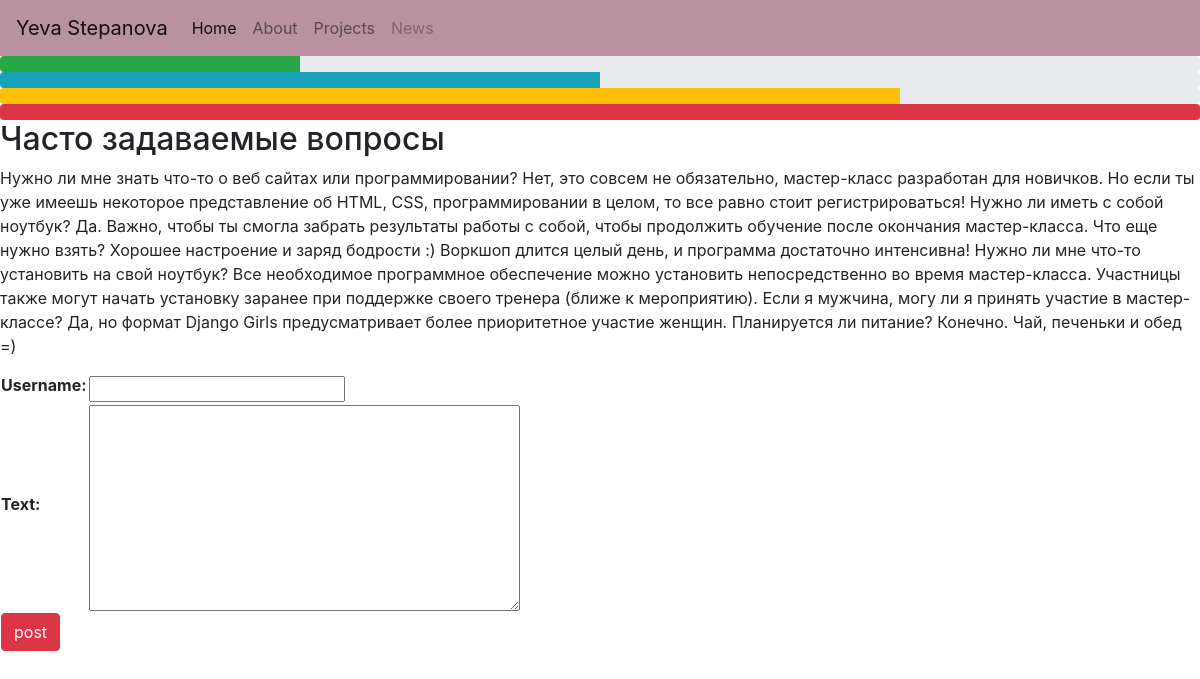
The page /post/5 on the database its author committed.
### my_blog/models.py (models this page shows, shortened)
class Post(models.Model):
      title=models.CharField(max_length=255)
      text=models.TextField()
      user=models.ForeignKey("auth.User", on_delete=models.CASCADE)
      created_att= models.DateTimeField(auto_now_add= True)

### my_blog/views.py (the view)
# urls.py: path("post/<int:pk>", PostDetailView.as_view())
class PostDetailView(DetailView):
        template_name= "post.html"
        model = Post
        def get_context_data(self,**kwargs):
            context = super().get_context_data(**kwargs)
            context["form"]= AddCommenr()
            return context
        def post(self, request, pk):
            form = AddCommenr(data= request.POST)
            self.object=self.get_object()
            context= self.get_context_data()
            if form.is_valid():
                comment= form.save(commit=False)
                comment.post=self.object
                comment.save()
                context["form"]= AddCommenr()
                return self.render_to_response(context)
            else:
                context['form']= form
                return self.render_to_response(context)

### my_blog/forms.py
class AddCommenr(forms.ModelForm):
    class Meta :
        model= Comment
        fields= "__all__"
        exclude=["post"]

### my_blog/templates/post.html (shortened to what this page needs)
{%extends "base.html"%}
{%block content%}
<div class="progress">
  <div class="progress-bar bg-success" role="progressbar" style="width: 25%" aria-valuenow="25" aria-valuemin="0" aria-valuemax="100"></div>
</div>
<div class="progress">
  <div class="progress-bar bg-info" role="progressbar" style="width: 50%" aria-valuenow="50" aria-valuemin="0" aria-valuemax="100"></div>
</div>
<div class="progress">
  <div class="progress-bar bg-warning" role="progressbar" style="width: 75%" aria-valuenow="75" aria-valuemin="0" aria-valuemax="100"></div>
</div>
<div class="progress">
  <div class="progress-bar bg-danger" role="progressbar" style="width: 100%" aria-valuenow="100" aria-valuemin="0" aria-valuemax="100"></div>
</div>
<h2>{{post.title}}</h2>
<p>{{post.text}}</p>
<form method="Post"> {%csrf_token%}
  <table>
    {{form.as_table}}
    <tr>
      <td>
        <button class=" btn btn-danger">
          post
        </button>
      </td>
    </tr>
  </table>
</form>
{%endblock%}

### rows shown on the page
Post: title "Часто задаваемые вопросы", text "Нужно ли мне знать что-то о веб сайтах или программировании? Нет, это совсем не обязательно, мастер-класс разработан для новичков. Но если ты уже имеешь некоторое представление об HTML, CSS, программировании в целом, то все равно стоит регистрироваться! Нужно ли иметь с собой ноутбук? Да. Важно, чтобы ты смогла забрать результаты работы с собой, чтобы продолжить обучение после окончания мастер-класса. Что еще нужно взять? Хорошее настроение и заряд бодрости :) Воркшоп длится целый день, и программа достаточно интенсивна! Нужно ли мне что-то установить на свой ноутбук? Все необходимое программное обеспечение можно установить непосредственно во время мастер-класса. Участницы также могут…"
